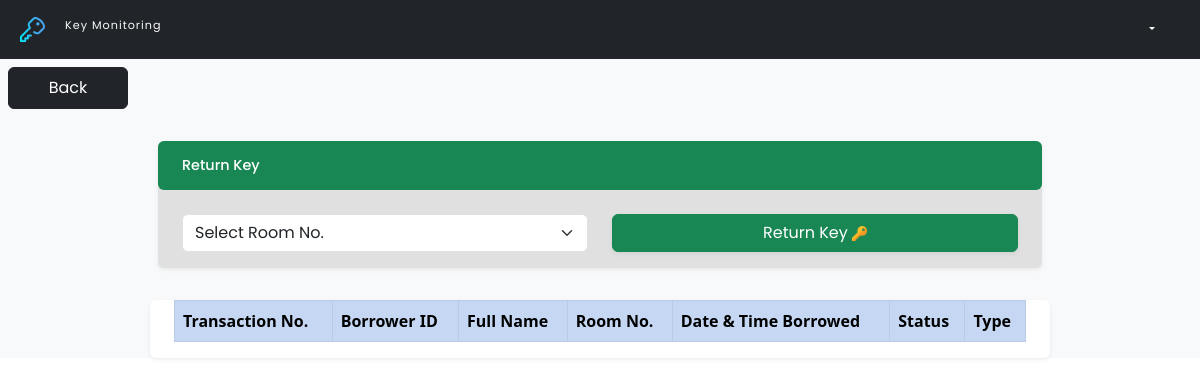
The page /dashboard/returnkey.php on the database as committed earlier.
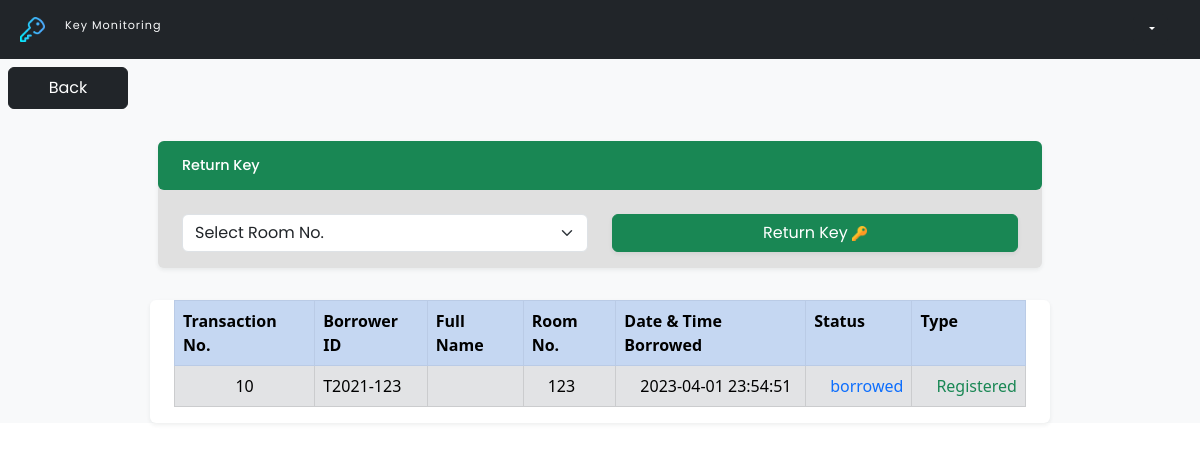
The same page on the database as committed later.
### tables this page shows
CREATE TABLE `transaction_tbl` (
  `transaction_no` int(4) NOT NULL,
  `borrowers_id` varchar(20) NOT NULL,
  `room_no` varchar(35) NOT NULL,
  `date_time_barrowed` datetime NOT NULL DEFAULT CURRENT_TIMESTAMP,
  `date_time_returned` datetime DEFAULT NULL,
  `transaction_status` varchar(35) NOT NULL
);

### dashboard/returnkey.php (the view, shortened to what this page needs)
<!DOCTYPE html>
<html lang="en">
<head>
    <link rel="stylesheet" href="../css/fontawesome/css/all.min.css">
    <link rel="stylesheet" href="../css/bootstrap.min.css">
</head>
<body>
    <div class="main w-100 bg-light">
        <nav class="navbar bg-dark" data-bs-theme="dark">
            <div class="container-fluid py-1 ps-1 pe-2">
                <a class="navbar-brand" href="main.php" style="font-family: 'Poppins'; font-size:0.7rem; letter-spacing:1px;">
                <img src="../assets/images/key.png" alt="Logo" width="25" height="25" class="d-inline-block align-text-top mx-3">
                Key Monitoring
                </a>
                <div class="dropdown me-4 ">
                    <button class="btn btn-dark dropdown-toggle" type="button" data-bs-toggle="dropdown" aria-expanded="false" style="font-size: 0.7rem;">
                        <?php
                            require('../connection.php')
                        ?>
                    </button>
                </div>
            </div>
        </nav>
        <a href="../main.php" class="btn btn-dark px-3 py-2 m-2" style="font-family: 'Poppins'; width: 120px;">Back</a>
        <div class="main-return mx-auto my-3 h-100 w-75 bg-light p-2 overflow-y-scroll">
            <div class="borrowform rounded shadow-sm w-100" style="font-family: 'Poppins'; background-color:  #e0e0e0;">
                <h6 class="bg-success rounded ps-4 py-3" style="font-size: 0.9em; color: white;">Return Key</h6>
                <form class="px-4 py-3" method="post">
                        <div class="borrowform row">
                            <div class="col">
                                <select name="roomNo" class="form-select" aria-label="Default select example">
                                    <option value="false" selected>Select Room No.</option>
                                </select>
                            </div>
                            <div class="col">
                                <button type="submit" name="returnSubmit" class="btn btn-success shadow-sm w-100">Return Key <img src="assets/images/key3.png" width="15" height='15'></button>
                            </div>
                        </div>
                </form>
            </div>
        </div>
        <div class="room_table px-4 h-75 w-75 mx-auto bg-white rounded shadow-sm mt-4 overflow-y-scroll">
        <table class="table rounded table-secondary table-striped table-bordered">
            <tr class="table-primary position-sticky top-0">
                <th>Transaction No.</th>
                <th>Borrower ID</th>
                <th>Full Name</th>
                <th>Room No.</th>
                <th>Date & Time Borrowed</th>
                <th>Status</th>
                <th>Type</th>
            </tr>
                <?php
                    $sql = "SELECT * FROM transaction_tbl WHERE transaction_status = 'borrowed'";
                    $result = mysqli_query($conn, $sql);
                    while($res = mysqli_fetch_assoc($result)) {
                        echo "<tr><td class='text-center'>" . $res['transaction_no'] . "</td>";
                        echo "<td>" . $res['borrowers_id'] . "</td>";
                        echo "<td class='ps-5'>" . $res['fullname'] . "</td>";
                        echo "<td class='ps-4'>" . $res['room_no'] . "</td>";
                        echo "<td class='ps-4'>" . $res['date_time_barrowed'] . "</td>";
                        echo "<td class='ps-4 text-primary'>" . $res['transaction_status'] . "</td>";
                        if ($res['non_faculty'] == 'false') {
                            echo "<td class='ps-4 text-success'>Registered</td></tr>";
                        } else if ($res['non_faculty'] == 'true') {
                            echo "<td class='ps-4 text-danger'>Non Registered</td></tr>";
                        }
                    }
                ?>
        </table>
        </div>
    </div>
</body>
</html>

Rows that differ between the two databases and show on the page:
added transaction_tbl: transaction_no "10", borrowers "T2021-123", room_no "123", date_time_barrowed "2023-04-01 23:54:51", transaction_status "borrowed", non_faculty "Registered"
